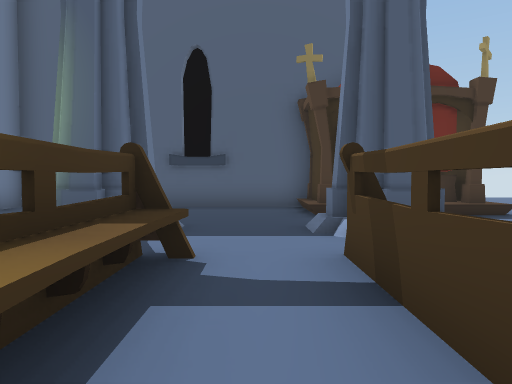
[1] (above)

17 first-person views from a walk through a Unity game level. The camera is 1.3 m above the floor, tilts 2° down and sees 70° across. The floor is counted in squares, 1.8 m on a side. Each view is taken from the middle of a square. On the plan, view 1 faces up. The plan holds only what a view shows up to about 11 squares ahead; the rest is blank. The place goes on beyond the plan. The player is left out. Some surface patterns are stand-ins.

[2]
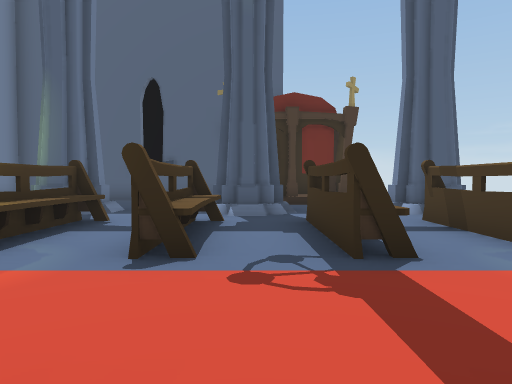

[3]
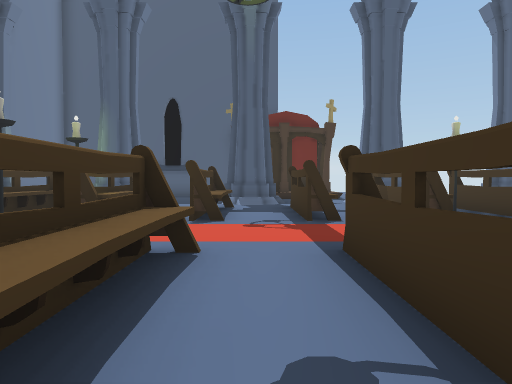

[4]
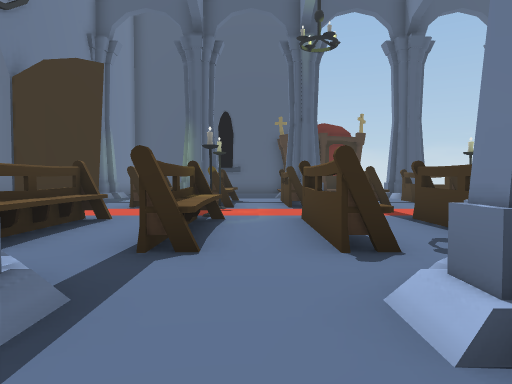

[5]
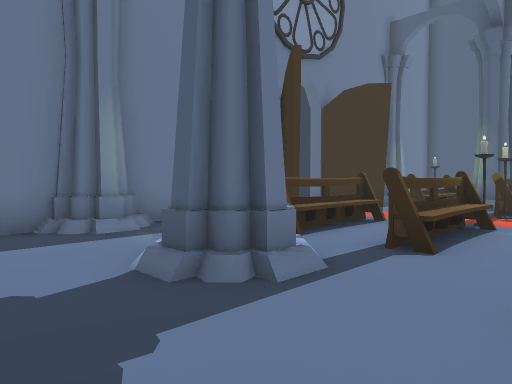

[6]
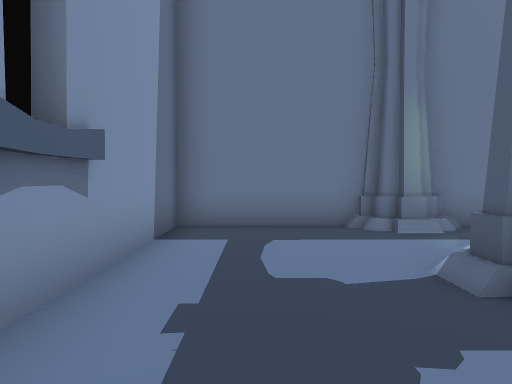

[7]
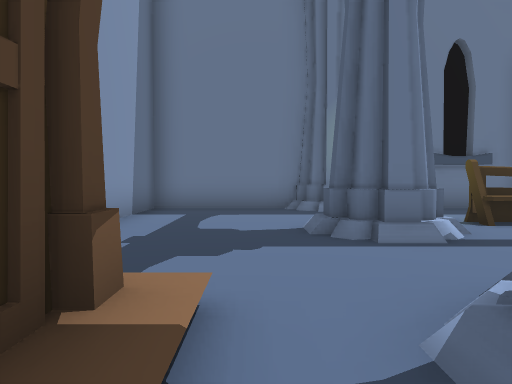

[8]
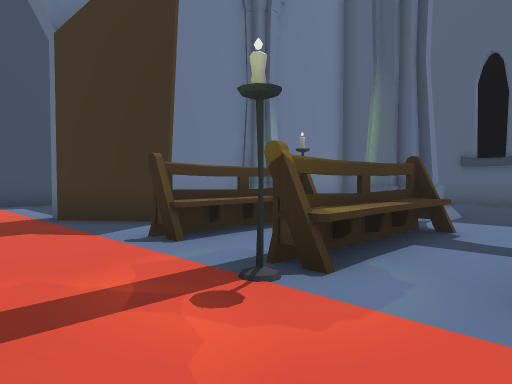

[9]
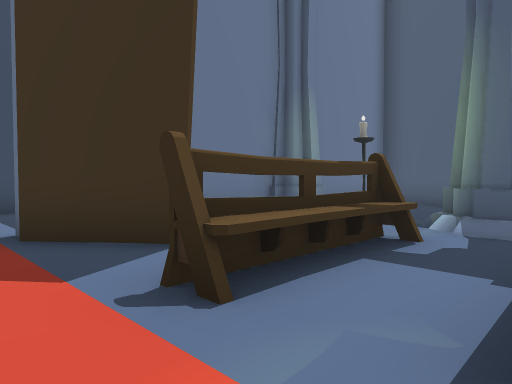

[10]
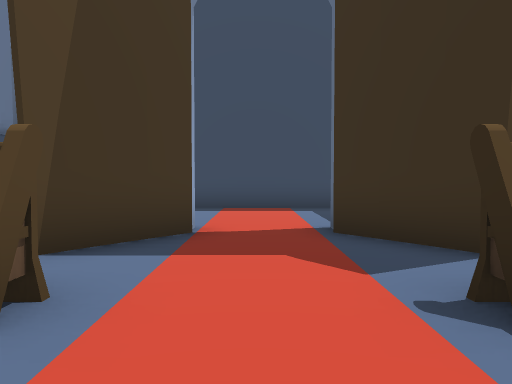

[11]
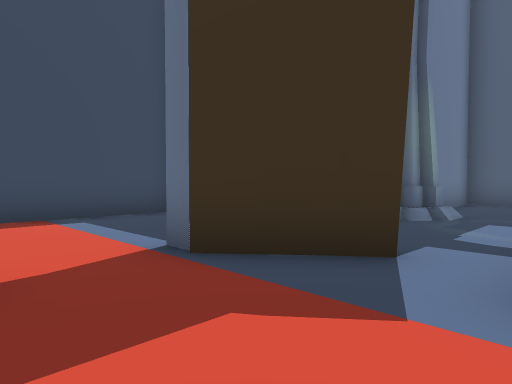

[12]
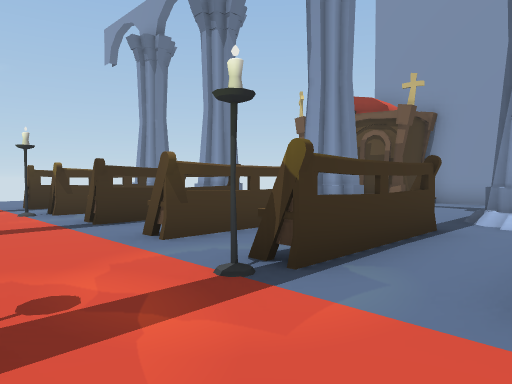

[13]
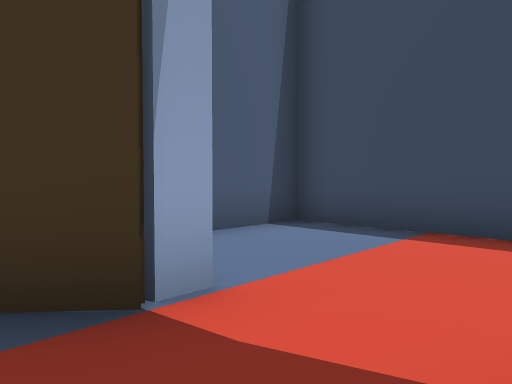

[14]
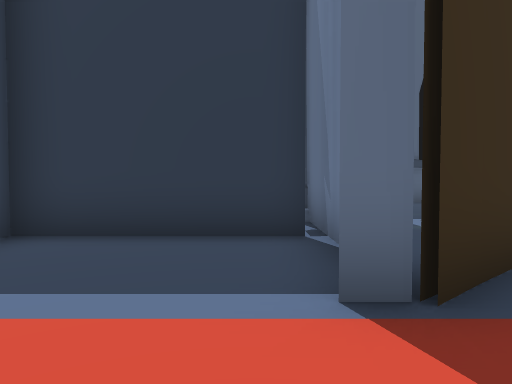

[15]
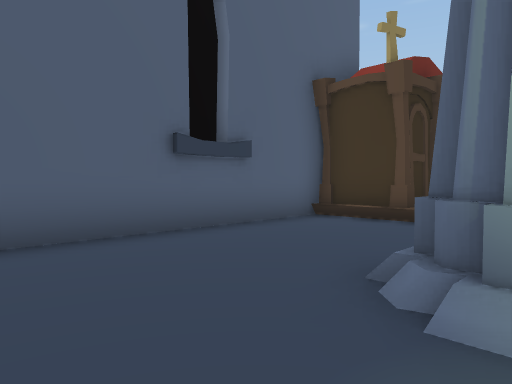

[16]
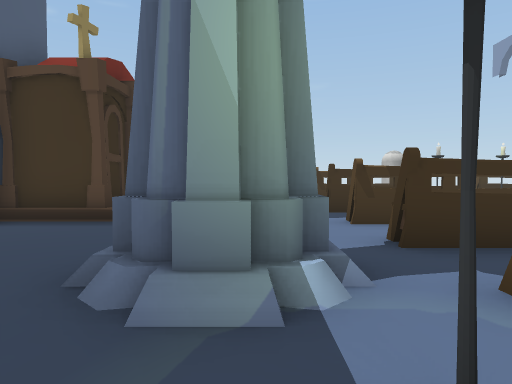

[17]
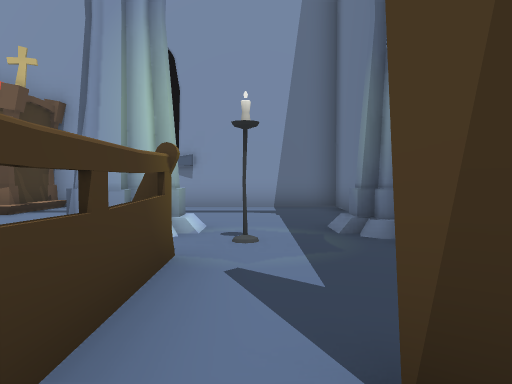

### Floor plan
Key: @ floor where view 1 was taken; # wall or solid block; . floor; / step, stairs or slope; = window, fence, low wall or low ledge; ^ raised ledge.
Columns run from 10 left of view 1 to 10 right of it. Each row starts with its distance up from view 1.
  9     ###########/
  8     #....../###/
  7     #....../ ///
  6     #../#../#.  #
  5     #../#../#.. #
  4     #.#.........
  3 #####..^.#.#.#.^ ^
  2 #...#..#.#.#.#.# #
  1 #...##.^.=.=.=.= =
  0 #........#@....#
 -1 #...............
 -2 #...#....#.....#.....
 -3 #...##.^.=.=.=.= = ..
 -4 #####..#.#.#.# # #
 -5     #..^.#.#.# ^ ^
 -6     #.#./.../
 -7     #../#/./#
 -8     #../#../#
 -9     #.........
-10     #....../#
-11     #......##
-12     ########/

Positions as (right, up) in squares from view 1, and headings:
1: (0, 0), facing up
2: (2, -3), facing up
3: (2, -6), facing up
4: (0, -9), facing up
5: (1, -10), facing up-left
6: (1, -10), facing left
7: (3, -9), facing left
8: (1, -2), facing up-left
9: (-1, -1), facing up-left
10: (-1, -1), facing left
11: (-3, -2), facing up-left
12: (-3, 0), facing down-right
13: (-5, 0), facing down-left
14: (-7, -2), facing up
15: (-5, 5), facing up-right
16: (-5, 5), facing right
17: (-4, -2), facing down
